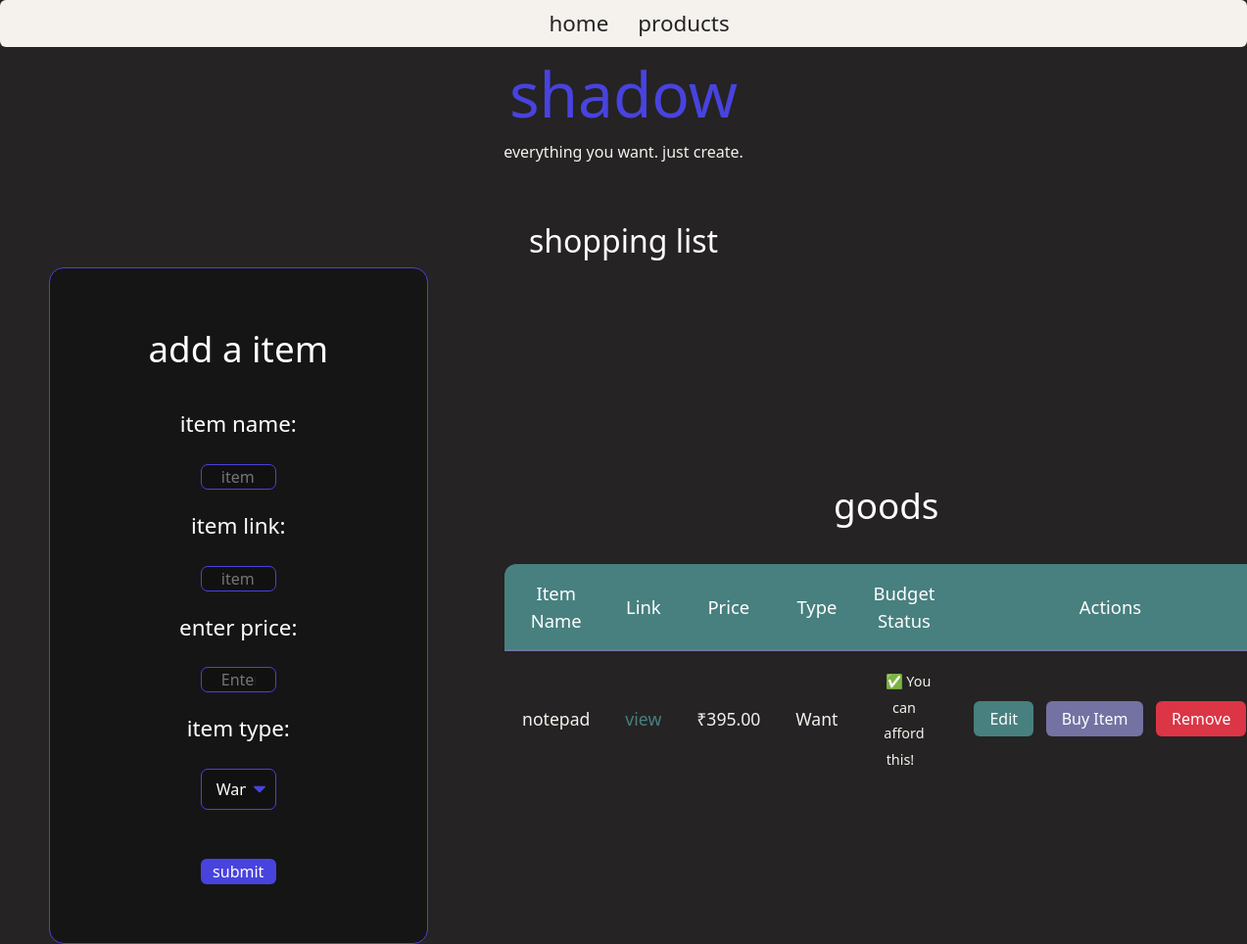
Before: /widgets/shopping-list (signed in) with the older database file.
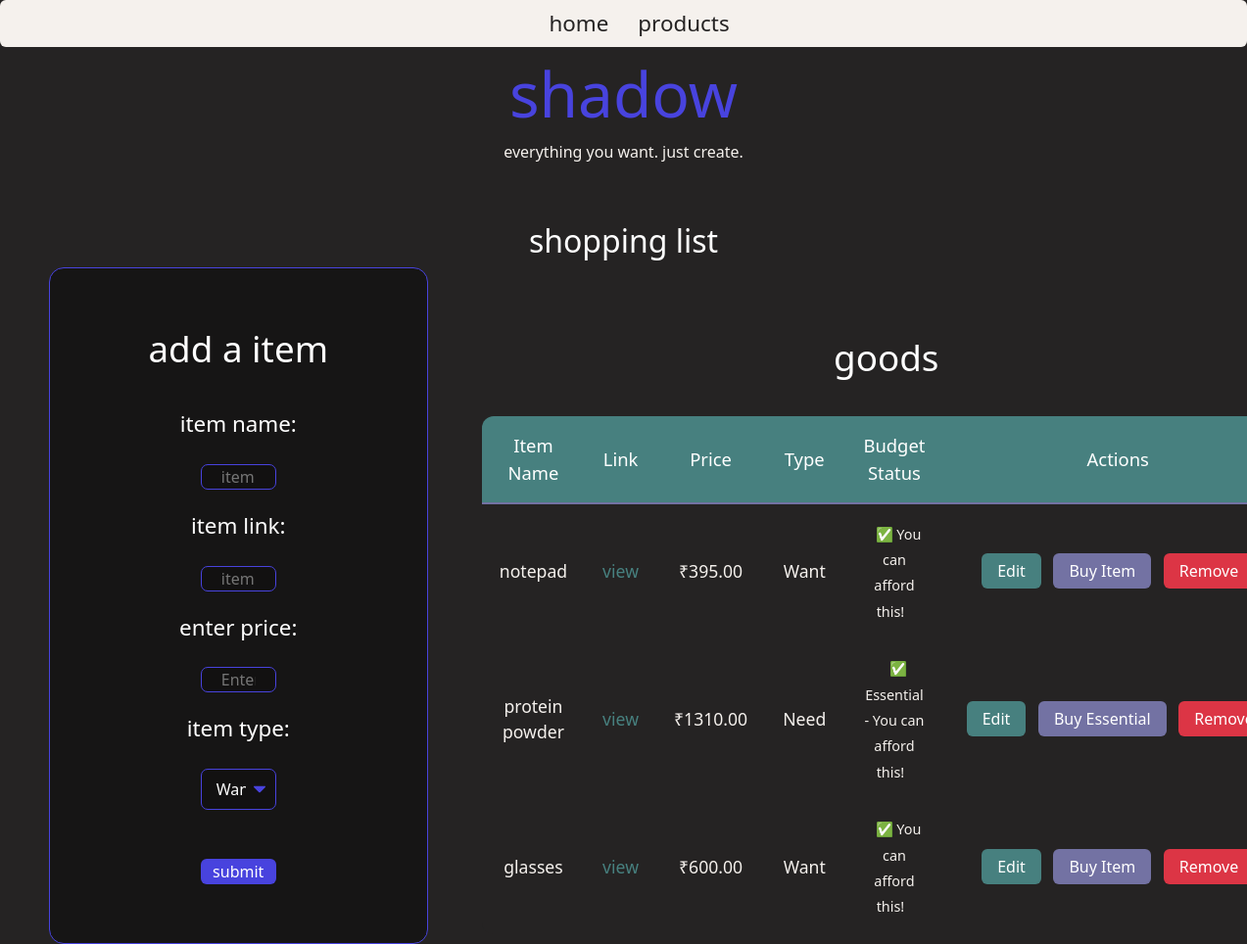
After: the same page with the newer database file.
### widgets/models.py (models this page shows, shortened)
class ShoppingListItem(models.Model):
    user = models.ForeignKey(User, on_delete=models.CASCADE, related_name='shopping_list')
    name = models.CharField(max_length=255)
    link = models.URLField(blank=True)
    price = models.DecimalField(max_digits=10, decimal_places=2)
    priority = models.BooleanField(default=False, verbose_name="Is Need?")
    @property
    def can_afford(self):
        try:
            profile = FinanceProfile.objects.get(user=self.user)
            if profile.total_funds < self.price:
                return False
            if profile.monthly_income <= 0:
                return True
        except:
            return True
    @property
    def affordability_message(self):
        try:
            profile = FinanceProfile.objects.get(user=self.user)
            if profile.total_funds < self.price:
                return "❌ Insufficient funds"
            if self.can_afford:
                if self.priority:
                    return "✅ Essential - You can afford this!"
                else:
                    return "✅ You can afford this!"
            else:
                if self.priority:
                    return "✅ Essential - You can afford this!"  # Needs should always show as affordable if funds exist
                else:
                    return "⚠️ Over wants budget (but you have funds)"
        except:
            return "ℹ️ Set up your finance profile for budget tracking"

class FinanceProfile(models.Model):
    user = models.OneToOneField(User, on_delete=models.CASCADE, related_name="finance_profile")
    total_funds = models.DecimalField(max_digits=12, decimal_places=2, default=0)
    monthly_income = models.DecimalField(max_digits=10, decimal_places=2, default=0)
    created_at = models.DateTimeField(auto_now_add=True)
    updated_at = models.DateTimeField(auto_now=True)

### widgets/views.py (the view)
# urls.py: path("shopping-list", views.shopping_list, name="shopping"),
def shopping_list(request):
    context = {}
    if request.method == "POST":
        item_name = request.POST.get("item-name")
        item_link = request.POST.get("item-link")
        item_price = request.POST.get("item-price")
        item_priority = request.POST.get("item-priority") == "need"
        push_item(request.user, item_name, item_link, item_price, item_priority)
    if not request.user.is_authenticated:
        return redirect(reverse("main:login"))
    else:
        le = list_exists(request.user)
        shopping_items = []
        if le:
            from .operations import get_shopping_list
            shopping_items = get_shopping_list(request.user)
        context.update({
            "list_exists": le,
            "shopping_items": shopping_items
        })
    return render(request, 'shopping.html', context=context)

### widgets/operations.py (called while the page is built)
def list_exists(user)->bool:
    shopping_list = ShoppingListItem.objects.filter(user=user)
    if shopping_list.exists():
        print("user has somethings stored")
        return True
    else:
        return False

def get_shopping_list(user):
    return ShoppingListItem.objects.filter(user=user)

### widgets/templates/shopping.html (shortened to what this page needs)
{% extends 'layout.html' %}
{% load static %}
{% block head %}
<link rel="stylesheet" href="{% static 'styles/shopping.css' %}">
{% endblock head %}
{% block body %}
<div class="shopping-container">
    <div class="heading">
        <h1>
            shopping list
        </h1>
    </div>
    <div class="content">
    <div class="form-container">
        <div class="heading">
            <h1>add a item</h1>
        </div>
        <form action="{% url 'widget:shopping' %}" method="POST">
            <label for="item name">item name:</label> <br>
            <input type="text" placeholder="item name" name="item-name">
            <label for="item link"> item link:</label> <br>
            <input type="text" name="item-link" placeholder="item link">
            <label for="price">enter price:</label> <br>
            <input type="text" name="item-price" placeholder="Enter amount (e.g., 2000 or 2000.50)" id="">
            <label for="item-priority">item type:</label> <br>
            <select name="item-priority" id="item-priority">
                <option value="want">Want</option>
            </select>
            <button type="submit">submit</button>
        </form>
    </div>
    {% if list_exists %}
    <div class="goods-container">
        <div class="heading">
            <h1>goods</h1>
        </div>
        <div class="table-container">
            <table class="shopping-table">
                <thead>
                    <tr>
                        <th>Item Name</th>
                        <th>Link</th>
                        <th>Price</th>
                        <th>Type</th>
                        <th>Budget Status</th>
                        <th>Actions</th>
                        </tr>
                </thead>
                <tbody>
                {% for item in shopping_items %}
                    <tr>
                        <td>{{ item.name }}</td>
                        <td>
                            {% if item.link %}
                                <a href="{{ item.link }}" target="_blank" class="item-link">view</a>
                            {% else %}
                                —
                            {% endif %}
                        </td>
                        <td>₹{{ item.price }}</td>
                        <td>{% if item.priority %}Need{% else %}Want{% endif %}</td>
                        <td class="affordability-status">
                            <span class="status-message">{{ item.affordability_message }}</span>
                        </td>
                        <td style="white-space:nowrap;">
                            <a href="{% url 'widget:edit_item' item.id %}" class="action-btn edit-btn">Edit</a>
                            <form action="{% url 'widget:buy_item' item.id %}" method="post" style="display:inline;">
                                <button type="submit" class="action-btn bought-btn">
                                    {% if item.priority %}Buy Essential{% else %}Buy Item{% endif %}
                                </button>
                            </form>
                            <form action="{% url 'widget:remove_item' item.id %}" method="post" style="display:inline;">
                                <button type="submit" class="action-btn remove-btn" onclick="return confirm('Remove this item from your list?')">
                                    Remove
                                </button>
                            </form>
                        </td>
                    </tr>
                {% empty %}
                    <tr>
                        <td colspan="3" style="text-align:center; color:#aaa;">No items yet.</td>
                    </tr>
                {% endfor %}
                </tbody>
            </table>
        </div>
    </div>
    </div>
    {% endif %}
</div>
{% endblock body %}

### main/templates/layout.html (shortened to what this page needs)
<!doctype html>
{% load static %}
<html lang="en">
  <head>
    <link href="https://cdn.jsdelivr.net/npm/bootstrap@5.0.2/dist/css/bootstrap.min.css" rel="stylesheet">
    <link rel="stylesheet" href="{% static 'styles/layout.css' %}">
    {% block head %}
    {% endblock head %}
  </head>
  <body>
    <div class="page-container">
     <div class="navbar-container">
        <nav class="navbar">
            <ul>
                <li><a href="{% url 'main:home' %}">home</a></li>
                <li><a href="{% url 'main:products' %}">products</a></li>
            </ul>
        </nav>
     </div>
     <div class="main-heading">
        <h1>
            shadow
        </h1>
        <div class="subheading">everything you want. just create.</div>
     </div>
    </div>
    {% block body %} {% endblock body %}
  </body>

### main/static/styles/layout.css (style rules this page uses)
body { background-color: #252323; height: 100vh;; width: 100vw; }
.navbar-container { display: flex; align-items: center; flex-direction: row; background-color: #F5F1ED; height: 6vh; justify-content: center; padding-top: 0px; border: none; border-radius: 6px; }
.navbar ul { display:flex; flex-direction: row; align-items: center; gap: 30px;; margin: auto 30px; flex-wrap: wrap; }
.navbar li { list-style-type: none ; }
.navbar li a { text-decoration: none; color: #252323; font-size: 1.4rem;; transition: all .1s ; }
.main-heading { color: white; display: flex; width: 100%;; align-items: center; justify-content: center; margin-top: 10px;; flex-direction: column; }
.main-heading h1 { font-size: 4rem; color: #4843DE; font-weight: 300; }
.main-heading .subheading { font-size:1rem; color: #F5F1ED; font-weight: 100; }

### widgets/static/styles/shopping.css (style rules this page uses)
.shopping-container { display:flex; width: 100%; margin: auto; justify-content: center; flex-direction: column; flex-wrap: wrap; }
.heading { color: white; margin-top: 60px; display: flex; justify-content: center; align-items: center; width: 100%; }
.heading h1 { font-weight: 200; font-size: 2rem; }
.content { display: flex; flex-direction: row; gap: 50px; justify-content: center; align-items: center; }
.content .heading { width: 100%; height: 100%; }
.content .heading h1 { font-size: 2.3rem; font-weight: 400; }
.form-container { display: flex; flex-direction: column; width: 50%; justify-content: center; align-items: center; background-color: rgba(0,0,0,.4); margin: 0px 50px; border-radius: 15px; border: 1px solid #4843DE; }
.form-container form { display: flex; align-items: center; flex-direction: column; margin-top: 30px; width: 100%; }
.form-container form label { color:white; font-size: 1.4rem; }
.form-container form input { width: 20%; border: 1px solid #4843DE; border-radius: 7px; background-color: rgba(0,0,0,.2); transition: all .4s; color: white; text-align: center; margin-bottom: 20px; padding: 0px 20px; }
.form-container form button { border: none; border-radius: 6px; width: 20%; text-align: center; margin-bottom: 60px; margin-top: 30px; transition: all .5s; background-color: #4843DE; color: white; }
.goods-container { display: flex; flex-direction: column; width: 50%; justify-content: center; align-items: center; margin: 0px 50px; }
.shopping-table { width: 100%; border-collapse: separate; border-spacing: 0; background: #252323; color: #F5F1ED; border-radius: 12px; overflow: hidden; margin-top: 30px; font-size: 1.1rem; }
.shopping-table th, .shopping-table td { padding: 16px 18px; text-align: center; }
.shopping-table th { background: #47807f; color: #fff; font-weight: 500; font-size: 1.15rem; border-bottom: 2px solid #7372a3; }
.shopping-table tr { background: #252323; }
.shopping-table tr:last-child td { border-bottom: white; }
.item-link { color: #47807f; text-decoration: none; transition: color 0.2s; }
.action-btn { display: inline-block; padding: 6px 16px; margin: 0 4px; border: none; border-radius: 6px; font-size: 1rem; cursor: pointer; transition: background 0.2s, color 0.2s; text-decoration: none; color: #fff; }
.edit-btn { background: #47807f; }
.bought-btn { background: #7372a3; color: #fff; }
.remove-btn { background: #dc3545; color: #fff; }
.affordability-status .status-message { font-size: 0.9rem; padding: 4px 8px; border-radius: 4px; font-weight: 500; }
.form-container form select { width: 20%; padding: 8px 15px; border: 1px solid #4843DE; border-radius: 7px; background-color: rgba(0,0,0,.2); color: white; font-size: 1rem; transition: all .4s; text-align: center; margin-bottom: 20px; cursor: pointer; appearance: none; -webkit-appearance: none; -moz-appearance: none; background-repeat: no-repeat; background-position: right 10px center; background-size: 12px; padding-right: 30px; box-sizing: border-box; }
.form-container form select option { background-color: #252323; color: white; padding: 8px; margin: 0; }
.form-container form select { scrollbar-width: none; -ms-overflow-style: none; }

Changed rows visible on the page:
added ShoppingListItem: name "protein powder", price "1310.00", shows "Need", affordability_message "✅ Essential - You can afford this!", shows "Buy Essential"
added ShoppingListItem: name "glasses", price "600.00", shows "Want", affordability_message "✅ You can afford this!", shows "Buy Item"
